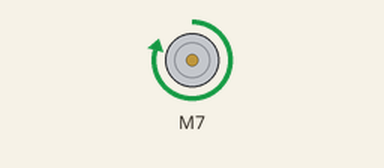
Recording of a sketch running on a simulated Arduino Mega 2560, built with avr-gcc and run on an emulated ATmega2560. Shown: DC motor (green arrow = forward, orange = backward, longer = faster).

Above: at 0.5 s.
Timing chart, 0 to 4.6 s (numbered marks = the images above):
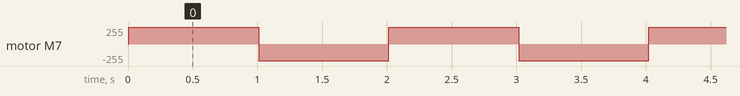

Measured:
- by itself, motor M7: alternates forward 250/255 for 1.0 s and backward 250/255 for 1.0 s

The sketch:

teensy_system_test.ino
```cpp
// include ROS and all messages
#include <interfaces.hpp>

#define ST_SERIAL Serial1
#define ST_BAUD_RATE 9600

Sabertooth MC1(128, ST_SERIAL);
Sabertooth MC2(129, ST_SERIAL);
Sabertooth MC3(130, ST_SERIAL);
Sabertooth MC4(131, ST_SERIAL);

STMotorInterface MC1_M1{&MC1, STMotor::M1};
STMotorInterface MC1_M2{&MC1, STMotor::M1};

STMotorInterface MC2_M1{&MC2, STMotor::M1};
STMotorInterface MC2_M2{&MC2, STMotor::M2};

STMotorInterface MC3_M1{&MC3, STMotor::M1};
STMotorInterface MC3_M2{&MC3, STMotor::M2};

STMotorInterface MC4_M1{&MC4, STMotor::M1};
STMotorInterface MC4_M2{&MC4, STMotor::M2};

void setup() { STMotorInterface::init_serial(ST_SERIAL, ST_BAUD_RATE); }

void loop() {
    MC4_M1.write(125);
    delay(1000);
    MC4_M1.write(-125);
    delay(1000);
}
```
